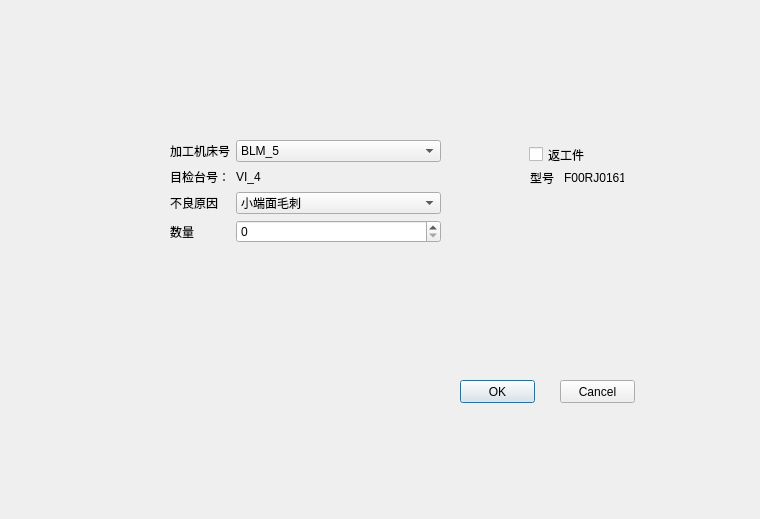
<?xml version="1.0" encoding="UTF-8"?>
<ui version="4.0">
 <class>Dialog</class>
 <widget class="QDialog" name="Dialog">
  <property name="geometry">
   <rect>
    <x>0</x>
    <y>0</y>
    <width>760</width>
    <height>519</height>
   </rect>
  </property>
  <property name="windowTitle">
   <string>Dialog</string>
  </property>
  <widget class="QCheckBox" name="checkBox">
   <property name="geometry">
    <rect>
     <x>529</x>
     <y>146</y>
     <width>56</width>
     <height>17</height>
    </rect>
   </property>
   <property name="text">
    <string>返工件</string>
   </property>
  </widget>
  <widget class="QLabel" name="label_4">
   <property name="geometry">
    <rect>
     <x>530</x>
     <y>170</y>
     <width>28</width>
     <height>16</height>
    </rect>
   </property>
   <property name="text">
    <string>型号：</string>
   </property>
  </widget>
  <widget class="QLabel" name="label_5">
   <property name="geometry">
    <rect>
     <x>564</x>
     <y>170</y>
     <width>60</width>
     <height>16</height>
    </rect>
   </property>
   <property name="text">
    <string>F00RJ01613</string>
   </property>
  </widget>
  <widget class="QWidget" name="layoutWidget">
   <property name="geometry">
    <rect>
     <x>170</x>
     <y>140</y>
     <width>271</width>
     <height>111</height>
    </rect>
   </property>
   <layout class="QFormLayout" name="formLayout">
    <item row="0" column="0">
     <widget class="QLabel" name="label">
      <property name="text">
       <string>加工机床号</string>
      </property>
     </widget>
    </item>
    <item row="0" column="1">
     <widget class="QComboBox" name="comboBox">
      <item>
       <property name="text">
        <string>BLM_5</string>
       </property>
      </item>
      <item>
       <property name="text">
        <string>BML_6</string>
       </property>
      </item>
      <item>
       <property name="text">
        <string>BML_7</string>
       </property>
      </item>
      <item>
       <property name="text">
        <string>BLM_8</string>
       </property>
      </item>
      <item>
       <property name="text">
        <string>PW_1</string>
       </property>
      </item>
      <item>
       <property name="text">
        <string>PW_2</string>
       </property>
      </item>
      <item>
       <property name="text">
        <string>Brushing_1</string>
       </property>
      </item>
      <item>
       <property name="text">
        <string>Brushing_2</string>
       </property>
      </item>
     </widget>
    </item>
    <item row="1" column="0">
     <widget class="QLabel" name="label_2">
      <property name="text">
       <string>目检台号：</string>
      </property>
     </widget>
    </item>
    <item row="1" column="1">
     <widget class="QLabel" name="label_3">
      <property name="text">
       <string>VI_4</string>
      </property>
     </widget>
    </item>
    <item row="2" column="0">
     <widget class="QLabel" name="label_6">
      <property name="text">
       <string>不良原因</string>
      </property>
     </widget>
    </item>
    <item row="2" column="1">
     <widget class="QComboBox" name="comboBox_2">
      <item>
       <property name="text">
        <string>小端面毛刺</string>
       </property>
      </item>
      <item>
       <property name="text">
        <string>小端面损伤</string>
       </property>
      </item>
      <item>
       <property name="text">
        <string>小端面漏磨</string>
       </property>
      </item>
      <item>
       <property name="text">
        <string>定位孔毛刺</string>
       </property>
      </item>
      <item>
       <property name="text">
        <string>内孔未完全磨出</string>
       </property>
      </item>
     </widget>
    </item>
    <item row="3" column="0">
     <widget class="QLabel" name="label_7">
      <property name="text">
       <string>数量</string>
      </property>
     </widget>
    </item>
    <item row="3" column="1">
     <widget class="QSpinBox" name="spinBox"/>
    </item>
   </layout>
  </widget>
  <widget class="QPushButton" name="pushButton">
   <property name="geometry">
    <rect>
     <x>460</x>
     <y>380</y>
     <width>75</width>
     <height>23</height>
    </rect>
   </property>
   <property name="text">
    <string>OK</string>
   </property>
  </widget>
  <widget class="QPushButton" name="pushButton_2">
   <property name="geometry">
    <rect>
     <x>560</x>
     <y>380</y>
     <width>75</width>
     <height>23</height>
    </rect>
   </property>
   <property name="text">
    <string>Cancel</string>
   </property>
  </widget>
 </widget>
 <resources/>
 <connections>
  <connection>
   <sender>pushButton</sender>
   <signal>clicked()</signal>
   <receiver>Dialog</receiver>
   <slot>close()</slot>
   <hints>
    <hint type="sourcelabel">
     <x>504</x>
     <y>398</y>
    </hint>
    <hint type="destinationlabel">
     <x>502</x>
     <y>491</y>
    </hint>
   </hints>
  </connection>
  <connection>
   <sender>pushButton_2</sender>
   <signal>clicked()</signal>
   <receiver>Dialog</receiver>
   <slot>close()</slot>
   <hints>
    <hint type="sourcelabel">
     <x>612</x>
     <y>399</y>
    </hint>
    <hint type="destinationlabel">
     <x>621</x>
     <y>493</y>
    </hint>
   </hints>
  </connection>
 </connections>
</ui>
